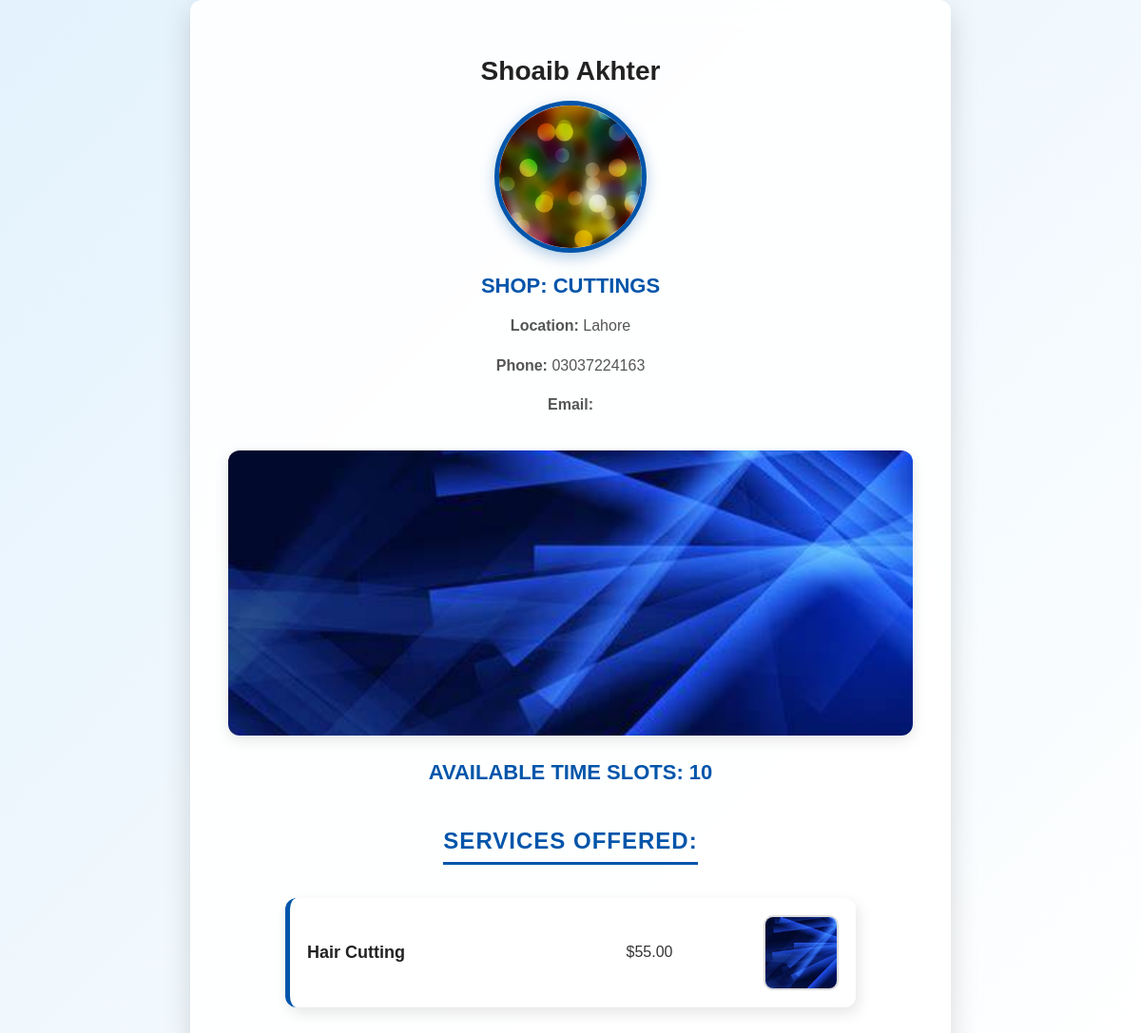
Screenshot of /barber/profile/ (signed in) with the database file from the repository.
### barbers/models.py (models this page shows, shortened)
class BarberProfile(models.Model):
    user = models.OneToOneField(settings.AUTH_USER_MODEL, on_delete=models.CASCADE,  related_name="barber_profile")
    full_name = models.CharField(max_length=255)
    profile_picture = models.ImageField(upload_to='barber_profiles/', blank=True, null=True)
    shop_name = models.CharField(max_length=255)
    location = models.TextField()
    latitude = models.DecimalField(max_digits=9, decimal_places=6, blank=True, null=True)
    longitude = models.DecimalField(max_digits=9, decimal_places=6, blank=True, null=True)
    phone_number = models.CharField(max_length=20)
    shop_banner = models.ImageField(upload_to='shop_banners/', blank=True, null=True)
    available_time_slots = models.CharField(max_length=255, help_text="Example: 10:00 AM - 4:00 PM")

class Service(models.Model):
    barber = models.ForeignKey(BarberProfile, on_delete=models.CASCADE, related_name="services")
    service_name = models.CharField(max_length=255)
    service_image = models.ImageField(upload_to='service_images/', blank=True, null=True)
    price = models.DecimalField(max_digits=10, decimal_places=2)

### barbers/views.py (the view)
# urls.py: path('profile/', views.barber_detail, name='barber_profile'),
@login_required
def barber_detail(request, id=None):
    if id is None:
        if request.user.is_authenticated and hasattr(request.user, 'barber_profile'):
            barber = request.user.barber_profile
        else:
            return render(request, 'error.html', {'message': 'You do not have a barber profile.'})
    else:
        barber = get_object_or_404(BarberProfile, id=id)
    return render(request, 'barber_detail.html', {'barber': barber})

### templates/barber_detail.html (shortened to what this page needs)
{% load static %}
<!DOCTYPE html>
<html lang="en">
<head>
    <link rel="stylesheet" href="{% static 'CSS/barber_detail.css' %}">
</head>
<body>
    <div class="barber-container">
        <h1>{{ barber.full_name }}</h1>
        <img src="{{ barber.profile_picture.url }}" alt="Profile Picture" class="profile-pic">
        <h2>Shop: {{ barber.shop_name }}</h2>
        <p><strong>Location:</strong> {{ barber.location }}</p>
        <p><strong>Phone:</strong> {{ barber.phone_number }}</p>
        <p><strong>Email:</strong> {{ barber.professional_email }}</p>
        <img src="{{ barber.shop_banner.url }}" alt="Shop Banner" class="shop-banner">
        <h3>Available Time Slots: {{ barber.available_time_slots }}</h3>
        <h2 class = "service-heading">Services Offered:</h2>
        <ul class = "service-ul">
            {% for service in barber.services.all %}
                <li class = "service-li" >
                    <strong class = "left">{{ service.service_name }}</strong> <span class = "center">${{ service.price }}</span>
                    {% if service.service_image %}
                        <img src="{{ service.service_image.url }}" alt="{{ service.service_name }}" class = "right">
                    {% endif %}
                </li>
            {% endfor %}
        </ul>
    </div>
</body>
</html>

### static/CSS/barber_detail.css (style rules this page uses)
body { font-family: 'Poppins', sans-serif; background: linear-gradient(135deg, #e3f2fd, #ffffff); color: #333; margin: 0; padding: 0; display: flex; justify-content: center; align-items: center; min-height: 100vh; }
.barber-container { width: 60%; max-width: 800px; background: rgba(255, 255, 255, 0.9); padding: 40px; border-radius: 12px; box-shadow: 0px 10px 30px rgba(0, 0, 0, 0.15); backdrop-filter: blur(12px); text-align: center; transition: all 0.3s ease-in-out; }
.profile-pic { width: 150px; height: 150px; border-radius: 50%; object-fit: cover; border: 5px solid #0055AA; box-shadow: 0 5px 15px rgba(0, 85, 170, 0.3); transition: transform 0.3s ease-in-out; }
.shop-banner { width: 100%; max-height: 300px; object-fit: cover; border-radius: 12px; margin-top: 25px; box-shadow: 0 5px 15px rgba(0, 0, 0, 0.1); }
h1 { color: #222; font-size: 28px; font-weight: 700; margin-bottom: 15px; }
h2, h3 { color: #0055AA; margin-bottom: 15px; font-size: 22px; font-weight: 600; text-transform: uppercase; }
p { color: #555; font-size: 16px; margin-bottom: 10px; line-height: 1.6; }
.service-heading { font-size: 24px; color: #0055AA; margin-top: 30px; border-bottom: 3px solid #0055AA; display: inline-block; padding-bottom: 8px; letter-spacing: 1px; }
.service-ul { list-style: none; padding: 0; max-width: 600px; margin: 20px auto; }
.service-li { background: rgba(255, 255, 255, 0.95); padding: 18px; margin: 12px 0; border-radius: 12px; display: flex; align-items: center; justify-content: space-between; box-shadow: 3px 6px 15px rgba(0, 0, 0, 0.1); transition: all 0.3s ease-in-out; backdrop-filter: blur(10px); border-left: 5px solid #0055AA; }
.left, .center, .right { flex: 1; text-align: left; }
.center { text-align: center; }
.right { text-align: right; }
.service-li strong { font-size: 18px; color: #222; }
.service-li img { max-width: 75px; height: 75px; border-radius: 10px; border: 2px solid #ddd; object-fit: cover; transition: transform 0.3s ease-in-out; }

### rows the page displays
BarberProfile: full_name "Shoaib Akhter", profile_picture (picture), shop_name "CUTTINGS", location "Lahore", phone_number "03037224163", shop_banner (picture), available_time_slots "10"
Service: service_name "Hair Cutting", price "55.00", service_image (picture)
